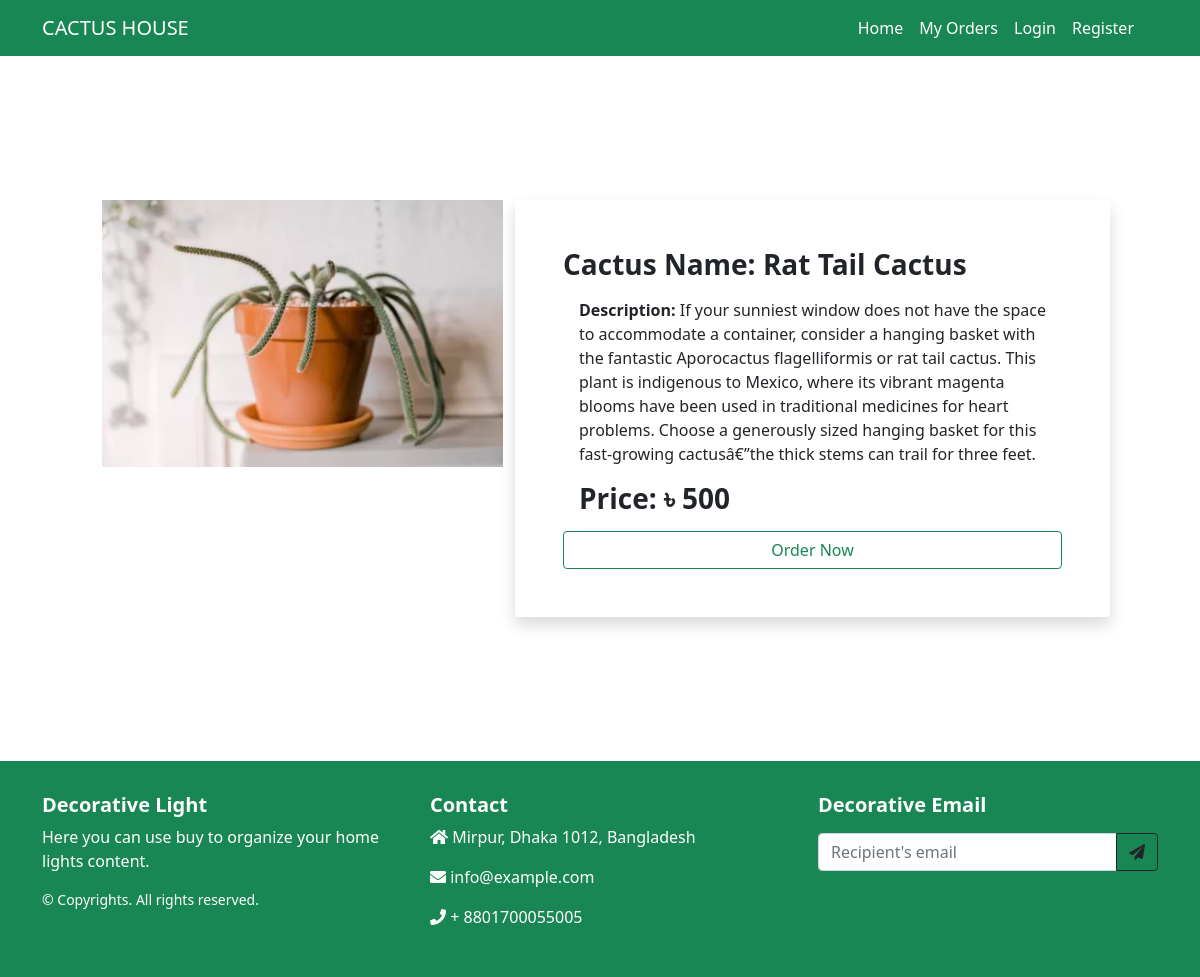
The app's page /details.php?id=2 with its own data.
### tables this page shows
CREATE TABLE IF NOT EXISTS `cactuses` (
  `id` int(100) NOT NULL AUTO_INCREMENT,
  `name` varchar(255) NOT NULL,
  `price` int(100) NOT NULL,
  `description` varchar(1000) NOT NULL,
  `image` text NOT NULL,
  PRIMARY KEY (`id`)
);

### details.php (the view, shortened to what this page needs)
<?php
include('header.php');
if(isset($_GET['id'])){
    $id = $_GET['id'];
    $query = mysqli_query($connection, "SELECT * FROM cactuses where id = '$id'");
    if($row = mysqli_fetch_array($query)){
        $id = $row['id'];
        $name = $row['name'];
        $price = $row['price'];
        $description = $row['description'];
        $image = $row['image'];
    }
}
?>
      <div class="container my-5 py-5">
        <div class="row alin-item-center m-5">
          <div class="col-md-5 col-12 ">
            <div class="d-flex justify-content-center">
              <img class="mx-auto img-fluid" src="images/<?php echo $image;?>" alt="..." />
            </div>
          </div>
          <div class="col-md-7 col-12 my-auto shadow p-5 bg-white rounded">
            <div class="p-0">
              <h3 class="fw-bold mb-3">
                <b>Cactus Name: <?php echo $name;?></b>
              </h3>
              <p class="m-3">
                <b>Description:</b> <?php echo $description;?>
              </p>
              <h3 class="fw-bold m-3">Price: &#2547; <?php echo $price;?></h3>
              <a
                class="btn btn-outline-success w-100"
                href="order.php?id=<?php echo $id;?>"
              >
                Order Now
              </a>
            </div>
          </div>
        </div>
      </div>
<?php
include('footer.php');
?>

### css/style.css (style rules this page uses)
a { text-decoration: none; }

### records on screen
cactuses: image (picture), name "Rat Tail Cactus", description "If your sunniest window does not have the space to accommodate a container, consider a hanging basket with the fantastic Aporocactus flagelliformis or rat tail cactus. This plant is indigenous to Mexico, where its vibrant magenta blooms have been used in traditional medicines for heart problems. Choose a generously sized hanging basket for this fast-growing cactusâ€”the thick stems can trail for three feet.", price "500"
